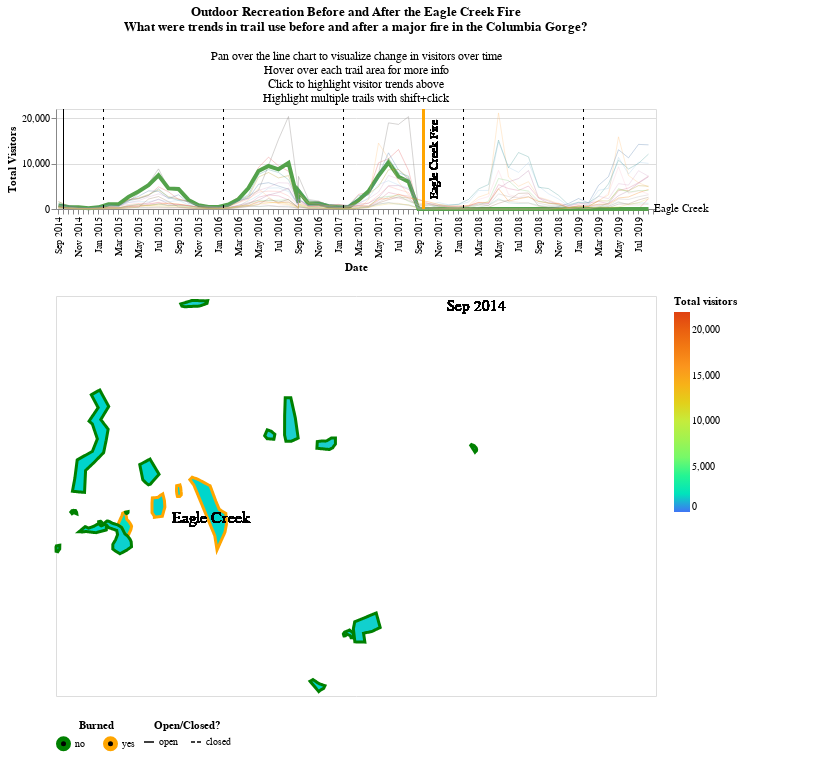

Source (notebook cell):
### Markdown cell above
# Build charts

### Code cell
### SELECTIONS

# select trail
multi = alt.selection_multi(
    fields=['siteid'],
    init=[{'siteid': "CRG_008"}],
    empty='none'
)

# hover nearest date
nearest = alt.selection(
        type="single", nearest=True, on="mouseover", fields=["d2p"], empty="none", init={'d2p':1410739200000}
    )

# slider to choose top N in popularity
slider = alt.binding_range(min=1, max=41, step=1, name="Top # Most Popular Trails: ")
topN = alt.selection_single(name='filter', fields=['cutoff'], bind=slider, init={'cutoff': 20})

### LINE CHART

# Draw a rule at the location of the selection
rules = alt.Chart(geo_vis).mark_rule(
        color="black", 
        strokeWidth=1
    ).encode(
        x="d2p",
    ).transform_filter(nearest)

# Helps draw the rules, this is what we are using to hover
selectors = alt.Chart(geo_vis).mark_point().encode(
            x="d2p",
            opacity=alt.value(0), # Make dots invisible. (Can turn opacity to 1 to see what this is doing)
        ).add_selection(nearest)

# This is the main line chart that shows total visits
line_chart = alt.Chart(geo_vis).mark_line().transform_filter(
                   alt.datum.pre_fire_rank <= topN.cutoff
                ).encode(
                    x=alt.X('yearmonth(d2p):T',title='Date'),
                    y=alt.Y('tot_vis:Q',title='Total Visitors'),
                    color = alt.Color('Name:N', scale=alt.Scale(scheme="tableau20"), legend=None),# scale=alt.Scale(range = ['gray', 'gray']), legend=None),
                    strokeWidth=alt.condition(multi, alt.value(4), alt.value(1)),
                    opacity=alt.condition(multi, alt.value(1), alt.value(0.30)),
                ).properties(
                    width=600,
                    height=100,
                    title={
                          "text": ["Outdoor Recreation Before and After the Eagle Creek Fire","What were trends in trail use before and after a major fire in the Columbia Gorge?"],
                          "subtitle": ["", "Pan over the line chart to visualize change in visitors over time", "Hover over each trail area for more info","Click to highlight visitor trends above","Highlight multiple trails with shift+click"],
                          }
                )

line_label_base = alt.Chart(geo_vis).mark_text(align="left").transform_filter(
    "datum.year == 2019 && datum.month == 8"
).encode(
    text="Name",
    x=alt.X('d2p:T'),
    y=alt.Y('tot_vis:Q'),
    opacity=alt.condition(multi, alt.value(1), alt.value(0))
)

# Mark's when Eagle Creek Fire happened
fire_rule = alt.Chart(geo_vis).mark_rule(
        color="orange", 
        strokeWidth=3
    ).encode(
        x="d2p",
    ).transform_filter("datum.year == 2017 && datum.month == 9")

fire_text = alt.Chart(geo_vis).mark_text(
    text = 'Eagle Creek Fire', 
    angle=270,
    fontSize=12
).encode(
        x="d2p",
    ).transform_filter("datum.year == 2017 && datum.month == 10")

# Denote each year
year_rule = alt.Chart(geo_vis).mark_rule(
        color='black',
        strokeDash=[3,5]
    ).encode(
        x="d2p",
    ).transform_filter("[datum.year == 2015 || datum.year == 2016 || datum.year == 2017 || datum.year == 2018 || datum.year == 2019] && datum.month == 1")
    

################## MAP STUFF

# name of current selected trail
trail_title_labels = alt.Chart(geo_vis).mark_text(align='left').encode(
    x = alt.value(0),
    y = alt.value(10),
    text= 'Name',
    size=alt.value(20),
    opacity=alt.condition(multi, alt.value(1), alt.value(0))
)

# Display current date
date_label = alt.Chart(geo_vis).mark_text(align='right').encode(
    x = alt.value(450),
    y = alt.value(10),
    text= 'yearmonth(d2p)',
    size=alt.value(15),
).transform_filter(nearest)

# 
choromap = alt.Chart(geo_vis).mark_geoshape(
        stroke='black',
        strokeWidth=1,
        color = 'black'
    ).encode(
        stroke=alt.Color('burned', 
                         title = 'Burned', 
                         scale=alt.Scale(domain=['no', 'yes'], range=['green', 'orange']), 
                         legend=alt.Legend(
                            orient='bottom',
                             symbolStrokeWidth=5,
                            titleAnchor='middle')
                        ),
        strokeDash=alt.StrokeDash('closed_month', 
                                  title = 'Open/Closed?',
                                  scale=alt.Scale(domain=['open', 'closed']),
                                        legend=alt.Legend(
                                            orient='bottom',
                                            symbolDash=[5,2],
                                             symbolStrokeColor='black',
                                             symbolFillColor='green', # this is required... but not displayed
                                             symbolType='stroke',
                                            titleAnchor='middle')
                                 ),  
        strokeWidth=alt.value(3),
        tooltip=['Name', alt.Tooltip('tot_vis:Q', title='Total visitors'), alt.Tooltip('yearmonth(d2p):T', title='Date'), alt.Tooltip('closed_month', title='Open/Closed') ],
        color=alt.Color("tot_vis:Q", title = 'Total visitors', scale=alt.Scale(domain= [0, 1, 5000, 10000, 15000, 22000], scheme='turbo')) # type='symlog', #range=["white", "white", "green"], 
    ).add_selection(
        multi
    ).transform_filter(nearest).properties(
    width=600,
    height=400,
#     title={
#     "text": " ", 
#     "subtitle": ["Hover over each trail area for more info","Click to highlight visitor trends above","Highlight multiple trails with shift+click"],
#     }
).transform_filter(
    alt.datum.pre_fire_rank <= topN.cutoff
).add_selection(
    topN
)

# mark text/symbol directly on shape of currently selected trail
trail_marker = alt.Chart(geo_vis).mark_text(baseline='top'
 ).encode(
     longitude='centroid_lon:Q',
     latitude='centroid_lat:Q',
     text='Name',
     size=alt.value(16),
     opacity=alt.condition(multi, alt.value(1), alt.value(0))
 ).properties( 
    width=600,
    height=300
)

line_vis = line_chart + selectors + rules + fire_rule + fire_text + year_rule + line_label_base
map_vis = choromap + date_label + trail_marker
final = line_vis & map_vis
final

### Figure 1 — Vega-Lite specification as saved in the notebook (floating-point values rounded to 4 significant figures; data arrays with more than 128 entries replaced by an {"elided": "..."} marker saying what was removed)
{"config": {"view": {"continuousWidth": 400, "continuousHeight": 300}}, "vconcat": [{"layer": [{"mark": "line", "encoding": {"color": {"field": "Name", "legend": null, "scale": {"scheme": "tableau20"}, "type": "nominal"}, "opacity": {"condition": {"value": 1, "selection": "selector007"}, "value": 0.3}, "strokeWidth": {"condition": {"value": 4, "selection": "selector007"}, "value": 1}, "x": {"field": "d2p", "timeUnit": "yearmonth", "title": "Date", "type": "temporal"}, "y": {"field": "tot_vis", "title": "Total Visitors", "type": "quantitative"}}, "height": 100, "title": {"text": ["Outdoor Recreation Before and After the Eagle Creek Fire", "What were trends in trail use before and after a major fire in the Columbia Gorge?"], "subtitle": ["", "Pan over the line chart to visualize change in visitors over time", "Hover over each trail area for more info", "Click to highlight visitor trends above", "Highlight multiple trails with shift+click"]}, "transform": [{"filter": "(datum.pre_fire_rank <= filter.cutoff)"}], "width": 600}, {"mark": "point", "encoding": {"opacity": {"value": 0}, "x": {"field": "d2p", "type": "nominal"}}, "selection": {"selector008": {"type": "single", "nearest": true, "on": "mouseover", "fields": ["d2p"], "empty": "none", "init": {"d2p": 1410739200000}}}}, {"mark": {"type": "rule", "color": "black", "strokeWidth": 1}, "encoding": {"x": {"field": "d2p", "type": "nominal"}}, "transform": [{"filter": {"selection": "selector008"}}]}, {"mark": {"type": "rule", "color": "orange", "strokeWidth": 3}, "encoding": {"x": {"field": "d2p", "type": "nominal"}}, "transform": [{"filter": "datum.year == 2017 && datum.month == 9"}]}, {"mark": {"type": "text", "angle": 270, "fontSize": 12, "text": "Eagle Creek Fire"}, "encoding": {"x": {"field": "d2p", "type": "nominal"}}, "transform": [{"filter": "datum.year == 2017 && datum.month == 10"}]}, {"mark": {"type": "rule", "color": "black", "strokeDash": [3, 5]}, "encoding": {"x": {"field": "d2p", "type": "nominal"}}, "transform": [{"filter": "[datum.year == 2015 || datum.year == 2016 || datum.year == 2017 || datum.year == 2018 || datum.year == 2019] && datum.month == 1"}]}, {"mark": {"type": "text", "align": "left"}, "encoding": {"opacity": {"condition": {"value": 1, "selection": "selector007"}, "value": 0}, "text": {"field": "Name", "type": "nominal"}, "x": {"field": "d2p", "type": "temporal"}, "y": {"field": "tot_vis", "type": "quantitative"}}, "transform": [{"filter": "datum.year == 2019 && datum.month == 8"}]}]}, {"layer": [{"mark": {"type": "geoshape", "color": "black", "stroke": "black", "strokeWidth": 1}, "encoding": {"color": {"field": "tot_vis", "scale": {"domain": [0, 1, 5000, 10000, 15000, 22000], "scheme": "turbo"}, "title": "Total visitors", "type": "quantitative"}, "stroke": {"field": "burned", "legend": {"orient": "bottom", "symbolStrokeWidth": 5, "titleAnchor": "middle"}, "scale": {"domain": ["no", "yes"], "range": ["green", "orange"]}, "title": "Burned", "type": "nominal"}, "strokeDash": {"field": "closed_month", "legend": {"orient": "bottom", "symbolDash": [5, 2], "symbolFillColor": "green", "symbolStrokeColor": "black", "symbolType": "stroke", "titleAnchor": "middle"}, "scale": {"domain": ["open", "closed"]}, "title": "Open/Closed?", "type": "nominal"}, "strokeWidth": {"value": 3}, "tooltip": [{"field": "Name", "type": "nominal"}, {"field": "tot_vis", "title": "Total visitors", "type": "quantitative"}, {"field": "d2p", "timeUnit": "yearmonth", "title": "Date", "type": "temporal"}, {"field": "closed_month", "title": "Open/Closed", "type": "nominal"}]}, "height": 400, "selection": {"selector007": {"type": "multi", "fields": ["siteid"], "init": [{"siteid": "CRG_008"}], "empty": "none"}, "filter": {"type": "single", "fields": ["cutoff"], "bind": {"input": "range", "max": 41, "min": 1, "name": "Top # Most Popular Trails: ", "step": 1}, "init": {"cutoff": 20}}}, "transform": [{"filter": {"selection": "selector008"}}, {"filter": "(datum.pre_fire_rank <= filter.cutoff)"}], "width": 600}, {"mark": {"type": "text", "align": "right"}, "encoding": {"size": {"value": 15}, "text": {"field": "d2p", "timeUnit": "yearmonth", "type": "temporal"}, "x": {"value": 450}, "y": {"value": 10}}, "transform": [{"filter": {"selection": "selector008"}}]}, {"mark": {"type": "text", "baseline": "top"}, "encoding": {"latitude": {"field": "centroid_lat", "type": "quantitative"}, "longitude": {"field": "centroid_lon", "type": "quantitative"}, "opacity": {"condition": {"value": 1, "selection": "selector007"}, "value": 0}, "size": {"value": 16}, "text": {"field": "Name", "type": "nominal"}}, "height": 300, "width": 600}]}], "data": {"name": "data-e5e1d3e94f640b3b33bbc79301e27e3f"}, "$schema": "https://vega.github.io/schema/vega-lite/v4.17.0.json", "datasets": {"data-e5e1d3e94f640b3b33bbc79301e27e3f": {"elided": "2501 records"}}}
